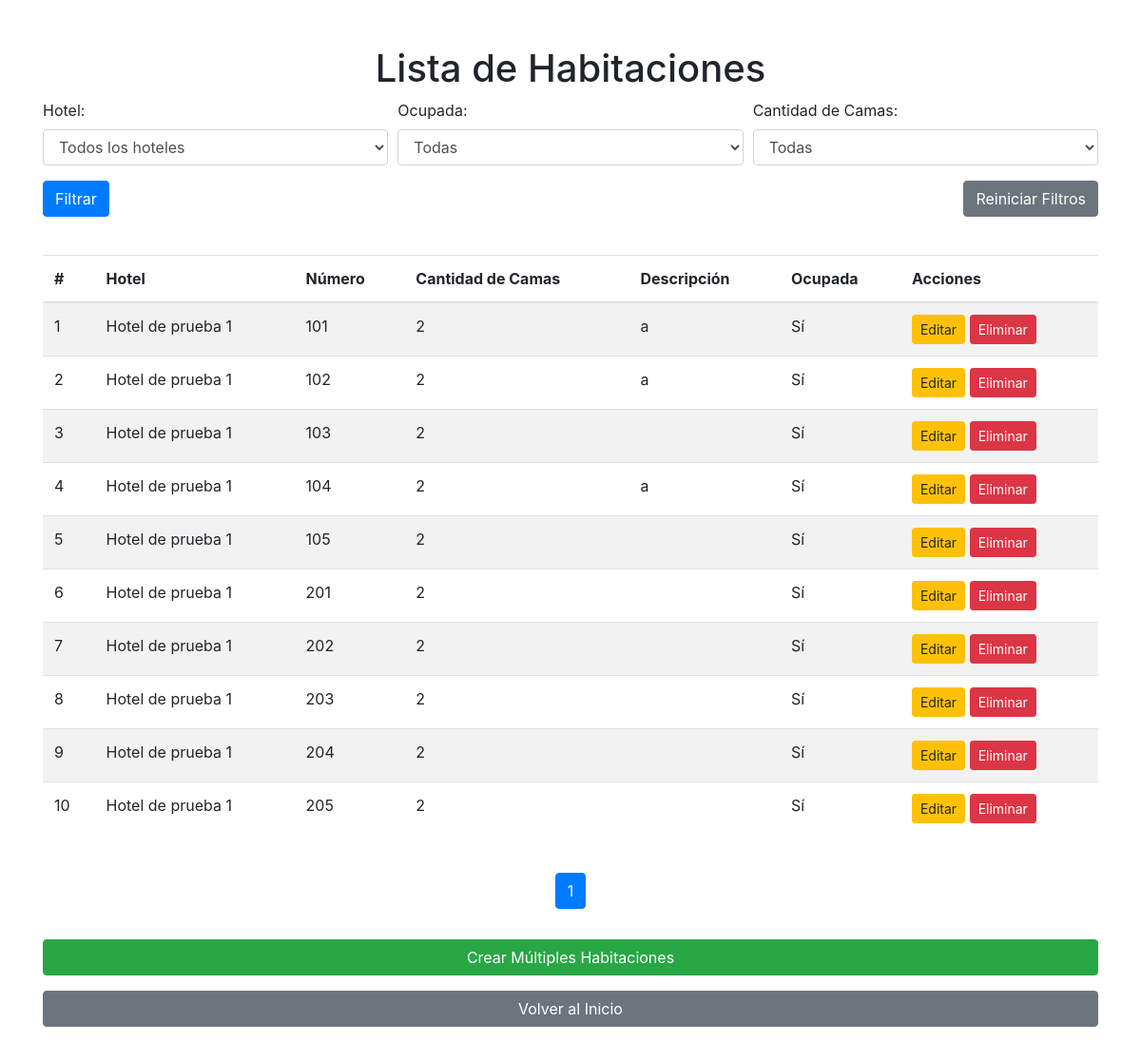
The page /habitaciones/ (signed in) on the database as committed earlier.
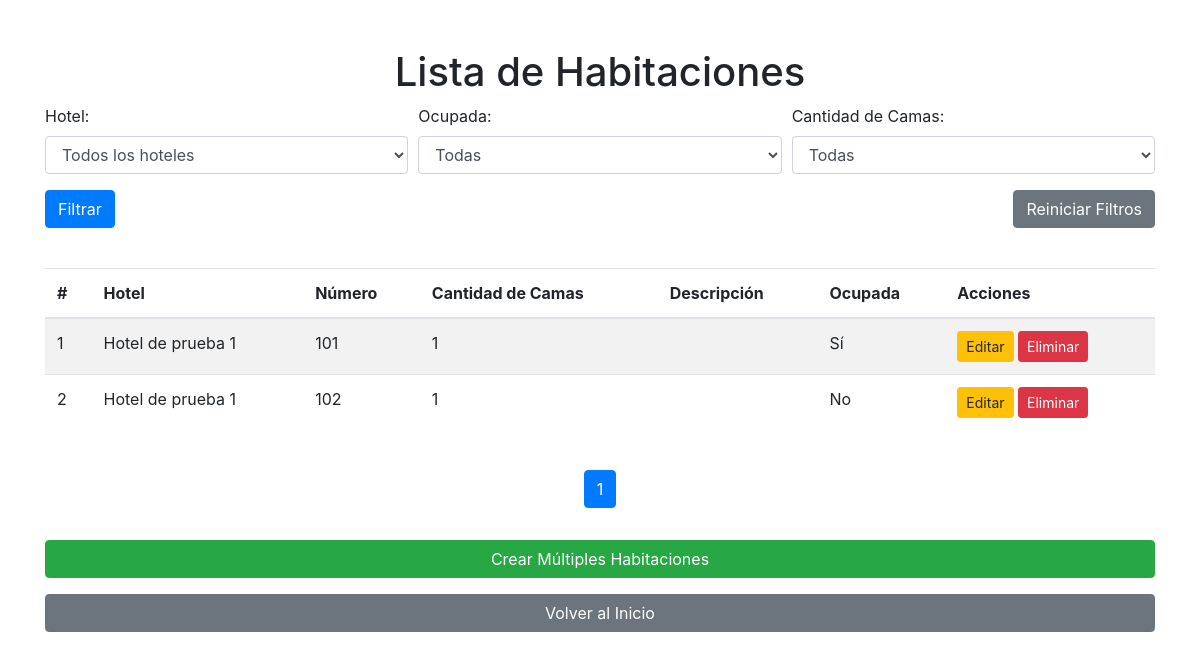
The same page on the database as committed later.
### hoteles/models.py (models this page shows, shortened)
class Habitacion(models.Model):
    hotel = models.ForeignKey(Hotel, related_name='habitaciones', on_delete=models.CASCADE)
    numero = models.CharField(max_length=20)
    cantidad_camas = models.PositiveIntegerField()
    descripcion = models.TextField()
    ocupada = models.BooleanField(default=False)

class Hotel(models.Model):
    CATEGORIAS = [
        ('normal', 'Normal'),
        ('frente_al_mar', 'Frente al Mar'),
        ('cabanas', 'Cabañas'),
    ]
    id = models.AutoField(primary_key=True)
    nombre = models.CharField(max_length=255)
    descripcion_breve = models.CharField(max_length=500)
    descripcion_detallada = models.TextField()
    precio = models.IntegerField()
    foto = models.ImageField(upload_to='hoteles/')
    categoria = models.CharField(max_length=20, choices=CATEGORIAS, default='normal')
    en_oferta = models.BooleanField(default=False)
    porcentaje_descuento = models.IntegerField(default=0)
    stock_habitaciones = models.PositiveIntegerField(default=0)
    ubicacion = models.CharField(max_length=255, null=True, blank=True)
    wifi_gratuito = models.BooleanField(default=False)
    desayuno_incluido = models.BooleanField(default=False)
    gimnasio = models.BooleanField(default=False)
    piscina = models.BooleanField(default=False)
    spa = models.BooleanField(default=False)
    restaurante = models.BooleanField(default=False)
    servicio_transporte = models.BooleanField(default=False)
    servicios_eventos = models.BooleanField(default=False)
    servicio_conserjeria = models.BooleanField(default=False)

### hoteles/views.py (the view)
# urls.py: path('habitaciones/', lista_habitaciones, name='lista_habitaciones'),
@user_passes_test(superuser_required)
def lista_habitaciones(request):
    form = FiltroHabitacionesForm(request.GET)
    habitaciones = Habitacion.objects.all()
    if form.is_valid():
        hotel = form.cleaned_data['hotel']
        ocupada = form.cleaned_data['ocupada']
        cantidad_camas = form.cleaned_data['cantidad_camas']
        if hotel:
            habitaciones = habitaciones.filter(hotel=hotel)
        if ocupada is not None:
            habitaciones = habitaciones.filter(ocupada=ocupada)
        if cantidad_camas:
            habitaciones = habitaciones.filter(cantidad_camas=cantidad_camas)
    paginator = Paginator(habitaciones, 10)  # Mostrar 10 habitaciones por página
    page_number = request.GET.get('page')
    habitaciones = paginator.get_page(page_number)
    return render(request, './habitaciones/lista_habitaciones.html', {
        'habitaciones': habitaciones,
        'form': form,
        'hoteles': Hotel.objects.all(),
    })

### hoteles/forms.py
class FiltroHabitacionesForm(forms.Form):
    hotel = forms.ModelChoiceField(queryset=Hotel.objects.all(), required=False, label='Hotel')
    ocupada = forms.NullBooleanField(required=False, widget=forms.Select(choices=[
        ('', 'Todas'),
        (True, 'Sí'),
        (False, 'No'),
    ]))
    cantidad_camas = forms.ChoiceField(required=False, label='Cantidad de Camas', choices=[('', 'Todas')])
    def __init__(self, *args, **kwargs):
        super().__init__(*args, **kwargs)
        camas_choices = [(cantidad, cantidad) for cantidad in Habitacion.objects.values_list('cantidad_camas', flat=True).distinct()]
        self.fields['cantidad_camas'].choices += camas_choices

### hoteles/authentication_backend.py (called while the page is built)
    def get_user(self, user_id):
        try:
            return Usuario.objects.get(pk=user_id)
        except Usuario.DoesNotExist:
            return None

### hoteles/views.py (called while the page is built)
def superuser_required(user):
    return user.is_superuser

### hoteles/templates/habitaciones/lista_habitaciones.html (shortened to what this page needs)
<!DOCTYPE html>
<html lang="es">
<head>
    <link href="https://stackpath.bootstrapcdn.com/bootstrap/4.5.2/css/bootstrap.min.css" rel="stylesheet">
</head>
<body>
    <div class="container mt-5">
        <h1 class="text-center">Lista de Habitaciones</h1>
        <form method="get" class="mb-4">
            <div class="form-row">
                <div class="form-group col-md-4">
                    <label for="hotel">Hotel:</label>
                    <select id="hotel" name="hotel" class="form-control">
                        <option value="">Todos los hoteles</option>
                    </select>
                </div>
                <div class="form-group col-md-4">
                    <label for="ocupada">Ocupada:</label>
                    <select id="ocupada" name="ocupada" class="form-control">
                        <option value="">Todas</option>
                    </select>
                </div>
                <div class="form-group col-md-4">
                    <label for="cantidad_camas">Cantidad de Camas:</label>
                    <select id="cantidad_camas" name="cantidad_camas" class="form-control">
                        <option value="">Todas</option>
                    </select>
                </div>
            </div>
            <div class="form-row">
                <div class="form-group col-md-6">
                    <button type="submit" class="btn btn-primary">Filtrar</button>
                </div>
                <div class="form-group col-md-6 text-right">
                    <a href="{% url 'lista_habitaciones' %}" class="btn btn-secondary">Reiniciar Filtros</a>
                </div>
            </div>
        </form>
        <table class="table table-striped">
            <thead>
                <tr>
                    <th>#</th>
                    <th>Hotel</th>
                    <th>Número</th>
                    <th>Cantidad de Camas</th>
                    <th>Descripción</th>
                    <th>Ocupada</th>
                    <th>Acciones</th>
                </tr>
            </thead>
            <tbody>
                {% for habitacion in habitaciones %}
                <tr>
                    <td>{{ habitaciones.start_index|add:forloop.counter0 }}</td>
                    <td>{{ habitacion.hotel.nombre }}</td>
                    <td>{{ habitacion.numero }}</td>
                    <td>{{ habitacion.cantidad_camas }}</td>
                    <td>{{ habitacion.descripcion }}</td>
                    <td>{{ habitacion.ocupada|yesno:"Sí,No" }}</td>
                    <td>
                        <a href="{% url 'actualizar_habitacion' habitacion.pk %}" class="btn btn-warning btn-sm">Editar</a>
                        <a href="{% url 'eliminar_habitacion' habitacion.pk %}" class="btn btn-danger btn-sm">Eliminar</a>
                    </td>
                </tr>
                {% endfor %}
            </tbody>
        </table>
        <div class="d-flex justify-content-center">
            <ul class="pagination mt-4">
                {% for num in habitaciones.paginator.page_range %}
                {% if habitaciones.number == num %}
                <li class="page-item active"><span class="page-link">{{ num }} <span class="sr-only">(current)</span></span></li>
                {% endif %}
                {% endfor %}
            </ul>
        </div>
        <a href="{% url 'crear_multiple_habitaciones' %}" class="btn btn-success btn-block mt-3 mb-3">Crear Múltiples Habitaciones</a>
        <a href="{% url 'index' %}" class="btn btn-secondary btn-block mt-3 mb-3">Volver al Inicio</a>
    </div>
</body>
</html>

Rows that differ between the two databases and show on the page:
removed Habitacion: start_index|add "1", hotel.nombre "Hotel de prueba 1", numero "101", cantidad_camas "2", descripcion "a", ocupada "Sí"
removed Habitacion: start_index|add "2", hotel.nombre "Hotel de prueba 1", numero "102", cantidad_camas "2", descripcion "a", ocupada "Sí"
removed Habitacion: start_index|add "3", hotel.nombre "Hotel de prueba 1", numero "103", cantidad_camas "2", ocupada "Sí"
removed Habitacion: start_index|add "4", hotel.nombre "Hotel de prueba 1", numero "104", cantidad_camas "2", descripcion "a", ocupada "Sí"
removed Habitacion: start_index|add "5", hotel.nombre "Hotel de prueba 1", numero "105", cantidad_camas "2", ocupada "Sí"
removed Habitacion: start_index|add "6", hotel.nombre "Hotel de prueba 1", numero "201", cantidad_camas "2", ocupada "Sí"
removed Habitacion: start_index|add "7", hotel.nombre "Hotel de prueba 1", numero "202", cantidad_camas "2", ocupada "Sí"
removed Habitacion: start_index|add "8", hotel.nombre "Hotel de prueba 1", numero "203", cantidad_camas "2", ocupada "Sí"
removed Habitacion: start_index|add "9", hotel.nombre "Hotel de prueba 1", numero "204", cantidad_camas "2", ocupada "Sí"
removed Habitacion: start_index|add "10", hotel.nombre "Hotel de prueba 1", numero "205", cantidad_camas "2", ocupada "Sí"
added Habitacion: start_index|add "1", hotel.nombre "Hotel de prueba 1", numero "101", cantidad_camas "1", ocupada "Sí"
added Habitacion: start_index|add "2", hotel.nombre "Hotel de prueba 1", numero "102", cantidad_camas "1", ocupada "No"
